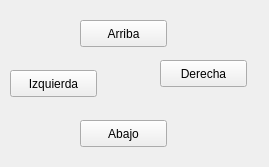
<?xml version="1.0" encoding="UTF-8"?>
<ui version="4.0">
 <class>MainWindow</class>
 <widget class="QMainWindow" name="MainWindow">
  <property name="geometry">
   <rect>
    <x>0</x>
    <y>0</y>
    <width>269</width>
    <height>167</height>
   </rect>
  </property>
  <property name="windowTitle">
   <string>MainWindow</string>
  </property>
  <widget class="QWidget" name="centralwidget">
   <widget class="QPushButton" name="boton_izquierda">
    <property name="enabled">
     <bool>true</bool>
    </property>
    <property name="geometry">
     <rect>
      <x>10</x>
      <y>70</y>
      <width>87</width>
      <height>27</height>
     </rect>
    </property>
    <property name="text">
     <string>Izquierda</string>
    </property>
   </widget>
   <widget class="QPushButton" name="boton_derecha">
    <property name="geometry">
     <rect>
      <x>160</x>
      <y>60</y>
      <width>87</width>
      <height>27</height>
     </rect>
    </property>
    <property name="text">
     <string>Derecha</string>
    </property>
   </widget>
   <widget class="QPushButton" name="pushButton">
    <property name="geometry">
     <rect>
      <x>80</x>
      <y>20</y>
      <width>87</width>
      <height>27</height>
     </rect>
    </property>
    <property name="text">
     <string>Arriba</string>
    </property>
   </widget>
   <widget class="QPushButton" name="pushButton_2">
    <property name="geometry">
     <rect>
      <x>80</x>
      <y>120</y>
      <width>87</width>
      <height>27</height>
     </rect>
    </property>
    <property name="text">
     <string>Abajo</string>
    </property>
   </widget>
  </widget>
 </widget>
 <resources/>
 <connections/>
</ui>
